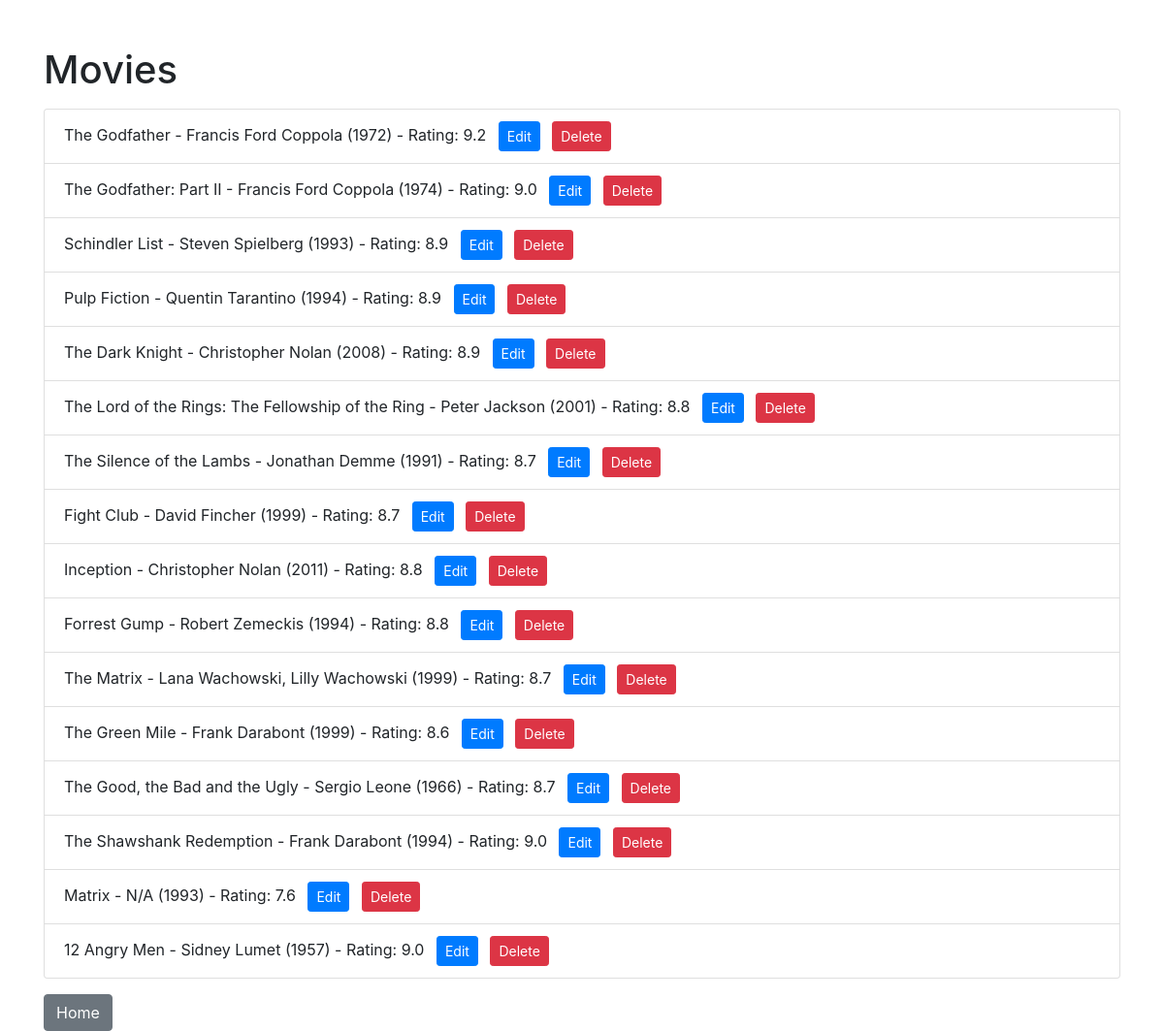
The app's page /users/1/movies with its own data.
### models.py (models this page shows)
class Movie(db.Model):
    movie_id = db.Column(db.Integer, primary_key=True)
    name = db.Column(db.String(120), nullable=False)
    director = db.Column(db.String(120), nullable=False)
    year = db.Column(db.Integer, nullable=False)
    rating = db.Column(db.Float, nullable=False)
    user_id = db.Column(db.Integer, db.ForeignKey('user.user_id'), nullable=False)

### app.py (the view)
@app.route('/users/<int:user_id>')
@app.route('/users/<int:user_id>/movies')
def user_movies(user_id):
    user = data_manager.get_user_by_id(user_id)
    if not user:
        logging.error(f"User not found: {user_id}")
        return "User not found", 404
    movies = data_manager.get_user_movies(user_id)
    return render_template('movies.html', movies=movies, user_id=user_id)

### datamanager/sqlite_data_manager.py (called while the page is built)
    def get_user_movies(self, user_id):
        try:
            return Movie.query.filter_by(user_id=user_id).all()
        except SQLAlchemyError as e:
            print(f"Database error: {str(e)}")
            return []

    def get_user_by_id(self, user_id):
        try:
            return User.query.get(user_id)
        except SQLAlchemyError as e:
            print(f"Database error: {str(e)}")
            return None

### templates/movies.html (shortened to what this page needs)
<!DOCTYPE html>
<html>
<head>
    <link rel="stylesheet" href="https://stackpath.bootstrapcdn.com/bootstrap/4.5.2/css/bootstrap.min.css">
</head>
<body>
    <div class="container">
        <h1 class="mt-5">Movies</h1>
        <ul class="list-group mt-3">
            {% for movie in movies %}
                <li class="list-group-item">{{ movie.name }} - {{ movie.director }} ({{ movie.year }}) - Rating: {{ movie.rating }}
                    <a href="{{ url_for('update_movie', user_id=user_id, movie_id=movie.movie_id) }}" class="btn btn-primary btn-sm ml-2">Edit</a>
                    <a href="{{ url_for('delete_movie', user_id=user_id, movie_id=movie.movie_id) }}" class="btn btn-danger btn-sm ml-2">Delete</a>
                </li>
            {% endfor %}
        </ul>
        <a href="{{ url_for('home') }}" class="btn btn-secondary mt-3">Home</a>
    </div>
</body>
</html>

### records on screen
Movie: name "The Godfather", director "Francis Ford Coppola", year "1972", rating "9.2"
Movie: name "The Godfather: Part II", director "Francis Ford Coppola", year "1974", rating "9.0"
Movie: name "Schindler List", director "Steven Spielberg", year "1993", rating "8.9"
Movie: name "Pulp Fiction", director "Quentin Tarantino", year "1994", rating "8.9"
Movie: name "The Dark Knight", director "Christopher Nolan", year "2008", rating "8.9"
Movie: name "The Lord of the Rings: The Fellowship of the Ring", director "Peter Jackson", year "2001", rating "8.8"
Movie: name "The Silence of the Lambs", director "Jonathan Demme", year "1991", rating "8.7"
Movie: name "Fight Club", director "David Fincher", year "1999", rating "8.7"
Movie: name "Inception", director "Christopher Nolan", year "2011", rating "8.8"
Movie: name "Forrest Gump", director "Robert Zemeckis", year "1994", rating "8.8"
Movie: name "The Matrix", director "Lana Wachowski, Lilly Wachowski", year "1999", rating "8.7"
Movie: name "The Green Mile", director "Frank Darabont", year "1999", rating "8.6"
Movie: name "The Good, the Bad and the Ugly", director "Sergio Leone", year "1966", rating "8.7"
Movie: name "The Shawshank Redemption", director "Frank Darabont", year "1994", rating "9.0"
Movie: name "Matrix", director "N/A", year "1993", rating "7.6"
Movie: name "12 Angry Men", director "Sidney Lumet", year "1957", rating "9.0"
